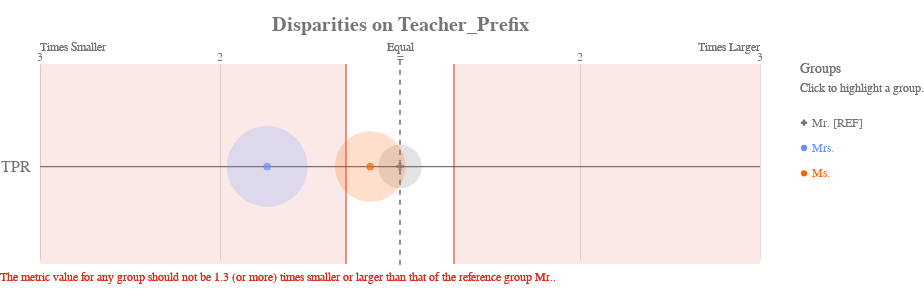

Notebook source saved alongside this figure:
### Markdown cell above
The `disparity` plot shows disparities for each group on the selected metric relative to the reference group:

### Code cell
ap.disparity(bdf, metrics, attribute, fairness_threshold = disparity_tolerance)

### Figure 1 — Vega-Lite specification as saved in the notebook (floating-point values rounded to 4 significant figures)
{"config": {"view": {"continuousWidth": 400, "continuousHeight": 300, "strokeWidth": 0}, "axisLeft": {"labelColor": "rgb(117,117,117)", "labelFont": "Arial", "labelFontSize": 16}, "title": {"align": "center", "baseline": "middle", "color": "rgb(117,117,117)", "font": "Arial", "fontSize": 20, "fontWeight": "bold"}}, "layer": [{"data": {"name": "data-1f2af75cfead9a3854ee453922b4eaab"}, "mark": {"type": "rule", "stroke": "rgb(117,117,117)", "strokeWidth": 1.25, "tooltip": ""}, "encoding": {"x": {"type": "quantitative", "field": "x", "scale": {"domain": [-2, 2], "range": [40.0, 760.0]}}, "x2": {"field": "x2"}, "y": {"type": "nominal", "axis": {"domain": false, "labelAngle": 0, "labelPadding": -30, "orient": "left", "ticks": false, "title": ""}, "field": "metric", "scale": {"domain": ["TPR"], "range": [30, 225.0]}}}}, {"data": {"name": "data-79dd248bdaa0ea02c535240e8ad022c8"}, "mark": {"type": "rule", "stroke": "rgb(117,117,117)", "strokeDash": [5, 5], "strokeWidth": 1}, "encoding": {"tooltip": {"value": "Mr. [REF]"}, "x": {"value": 400.0}, "y": {"value": 20.83}, "y2": {"value": 229.2}}}, {"data": {"name": "data-c233327f4cd9b4c2df31bf8015c83e4a"}, "mark": {"type": "text", "align": "center", "color": "rgb(117,117,117)", "font": "Arial", "fontSize": 12, "fontWeight": "normal", "tooltip": ""}, "encoding": {"text": {"type": "nominal", "field": "label"}, "x": {"type": "quantitative", "field": "value", "scale": {"domain": [-2, 2], "range": [40.0, 760.0]}}, "y": {"value": 17.5}}}, {"layer": [{"mark": {"type": "text", "align": "left", "fill": "rgb(117,117,117)", "font": "Arial", "fontSize": 12, "fontWeight": "normal", "tooltip": ""}, "encoding": {"text": {"value": "Times Smaller"}, "x": {"value": 40.0}, "y": {"value": 7.5}}}, {"mark": {"type": "text", "align": "right", "fill": "rgb(117,117,117)", "font": "Arial", "fontSize": 12, "fontWeight": "normal", "tooltip": ""}, "encoding": {"text": {"value": "Times Larger"}, "x": {"value": 760.0}, "y": {"value": 7.5}}}, {"mark": {"type": "text", "align": "center", "fill": "rgb(117,117,117)", "font": "Arial", "fontSize": 12, "fontWeight": "normal", "tooltip": ""}, "encoding": {"text": {"value": "Equal"}, "x": {"value": 400.0}, "y": {"value": 7.5}}}], "data": {"name": "data-79dd248bdaa0ea02c535240e8ad022c8"}}, {"layer": [{"mark": {"type": "rule", "opacity": 0.8, "stroke": "rgb(217, 46, 28)", "strokeWidth": 1.25, "tooltip": ""}, "encoding": {"x": {"type": "quantitative", "field": "min", "scale": {"domain": [-2, 2], "range": [40.0, 760.0]}}, "y": {"value": 25.0}, "y2": {"value": 225.0}}}, {"mark": {"type": "rule", "opacity": 0.8, "stroke": "rgb(217, 46, 28)", "strokeWidth": 1.25, "tooltip": ""}, "encoding": {"x": {"type": "quantitative", "field": "max", "scale": {"domain": [-2, 2], "range": [40.0, 760.0]}}, "y": {"value": 25.0}, "y2": {"value": 225.0}}}, {"layer": [{"mark": {"type": "rect", "fill": "rgb(217, 46, 28)", "opacity": 0.1, "tooltip": ""}, "encoding": {"x": {"type": "quantitative", "field": "min", "scale": {"domain": [-2, 2], "range": [40.0, 760.0]}}, "x2": {"field": "lower_end"}, "y": {"value": 25.0}, "y2": {"value": 225.0}}}, {"mark": {"type": "rect", "fill": "rgb(217, 46, 28)", "opacity": 0.1, "tooltip": ""}, "encoding": {"x": {"type": "quantitative", "field": "max", "scale": {"domain": [-2, 2], "range": [40.0, 760.0]}}, "x2": {"field": "upper_end"}, "y": {"value": 25.0}, "y2": {"value": 225.0}}}]}, {"data": {"name": "data-79dd248bdaa0ea02c535240e8ad022c8"}, "mark": {"type": "text", "align": "left", "baseline": "top", "fill": "rgb(217, 46, 28)", "font": "Arial", "fontSize": 12, "fontWeight": "normal", "tooltip": ""}, "encoding": {"text": {"value": "The metric value for any group should not be 1.3 (or more) times smaller or larger than that of the reference group Mr.."}, "x": {"value": 0}, "y": {"value": 233.3}}}], "data": {"name": "data-68125cfc4fc9557defd07e8d14c561c8"}}, {"layer": [{"mark": "circle"}, {"data": {"name": "data-8ec421479bfe5defd476a5f700e265ae"}, "mark": {"type": "circle", "opacity": 0.2}, "encoding": {"color": {"condition": {"type": "nominal", "field": "attribute_value", "legend": null, "scale": {"domain": ["Mr.", "Mrs.", "Ms."], "range": ["rgb(117,117,117)", "rgb(100, 143, 255)", "rgb(254, 97, 0)", "rgb(220, 38, 127)", "rgb(255, 176, 0)", "rgb(120, 94, 240)"]}, "selection": "selector001"}, "value": "rgb(224,224,224)"}, "size": {"type": "quantitative", "field": "group_size", "legend": null, "scale": {"domain": [0, 370.8], "range": [0, 7854.0]}}, "tooltip": [{"type": "nominal", "field": "attribute_value", "title": "Group"}, {"type": "nominal", "field": "tooltip_group_size", "title": "Group Size"}, {"type": "nominal", "field": "tooltip_disparity_explanation_tpr", "title": "Disparity"}, {"type": "quantitative", "field": "tpr", "format": ".2f", "title": "TPR"}], "x": {"type": "quantitative", "axis": {"domain": false, "labels": false, "ticks": false, "title": null, "values": [1, 2, -2, -1]}, "field": "tpr_disparity_scaled", "scale": {"domain": [-2, 2], "range": [40.0, 760.0]}}, "y": {"type": "nominal", "axis": {"domain": false, "grid": false, "labels": false, "ticks": false, "title": " "}, "field": "metric_variable", "scale": {"domain": ["TPR"], "range": [30, 225.0]}}}, "selection": {"selector003": {"type": "multi", "empty": "all", "fields": ["attribute_value"]}}, "transform": [{"calculate": "'TPR'", "as": "metric_variable"}]}, {"layer": [{"mark": "point"}, {"data": {"name": "data-8ec421479bfe5defd476a5f700e265ae"}, "mark": {"type": "point", "filled": true, "size": 60}, "encoding": {"color": {"condition": {"type": "nominal", "field": "attribute_value", "legend": null, "scale": {"domain": ["Mr.", "Mrs.", "Ms."], "range": ["rgb(117,117,117)", "rgb(100, 143, 255)", "rgb(254, 97, 0)", "rgb(220, 38, 127)", "rgb(255, 176, 0)", "rgb(120, 94, 240)"]}, "selection": "selector001"}, "value": "rgb(224,224,224)"}, "shape": {"type": "nominal", "field": "attribute_value", "legend": null, "scale": {"domain": ["Mr.", "Mrs.", "Ms."], "range": ["cross", "circle", "circle"]}}, "tooltip": [{"type": "nominal", "field": "attribute_value", "title": "Group"}, {"type": "nominal", "field": "tooltip_group_size", "title": "Group Size"}, {"type": "nominal", "field": "tooltip_disparity_explanation_tpr", "title": "Disparity"}, {"type": "quantitative", "field": "tpr", "format": ".2f", "title": "TPR"}], "x": {"type": "quantitative", "axis": {"domain": false, "labels": false, "ticks": false, "title": null, "values": [1, 2, -2, -1]}, "field": "tpr_disparity_scaled", "scale": {"domain": [-2, 2], "range": [40.0, 760.0]}}, "y": {"type": "nominal", "axis": {"domain": false, "grid": false, "labels": false, "ticks": false, "title": " "}, "field": "metric_variable", "scale": {"domain": ["TPR"], "range": [30, 225.0]}}}, "selection": {"selector002": {"type": "multi", "empty": "all", "fields": ["attribute_value"]}}, "transform": [{"calculate": "'TPR'", "as": "metric_variable"}]}]}]}, {"layer": [{"mark": {"type": "point", "filled": true, "opacity": 1, "size": 39.48}, "encoding": {"color": {"condition": {"type": "nominal", "field": "attribute_value", "legend": null, "scale": {"domain": ["Mr.", "Mrs.", "Ms."], "range": ["rgb(117,117,117)", "rgb(100, 143, 255)", "rgb(254, 97, 0)", "rgb(220, 38, 127)", "rgb(255, 176, 0)", "rgb(120, 94, 240)"]}, "selection": "selector001"}, "value": "rgb(224,224,224)"}, "shape": {"type": "nominal", "field": "attribute_value", "legend": null, "scale": {"domain": ["Mr.", "Mrs.", "Ms."], "range": ["cross", "circle", "circle"]}}, "x": {"value": 804}, "y": {"type": "nominal", "axis": {"domain": false, "grid": false, "labels": false, "ticks": false, "title": " "}, "field": "attribute_value", "scale": {"domain": ["Mr.", "Mrs.", "Ms."], "range": [71, 147]}}}, "selection": {"selector001": {"type": "multi", "empty": "all", "fields": ["attribute_value"]}}}, {"mark": {"type": "text", "align": "left", "baseline": "middle", "font": "Arial", "fontSize": 12, "fontWeight": "normal"}, "encoding": {"color": {"condition": {"type": "nominal", "field": "attribute_value", "legend": null, "scale": {"domain": ["Mr.", "Mrs.", "Ms."], "range": ["rgb(117,117,117)", "rgb(100, 143, 255)", "rgb(254, 97, 0)", "rgb(220, 38, 127)", "rgb(255, 176, 0)", "rgb(120, 94, 240)"]}, "selection": "selector001"}, "value": "rgb(224,224,224)"}, "text": {"type": "nominal", "field": "label"}, "x": {"value": 812}, "y": {"type": "nominal", "axis": {"domain": false, "grid": false, "labels": false, "ticks": false, "title": " "}, "field": "attribute_value", "scale": {"domain": ["Mr.", "Mrs.", "Ms."], "range": [71, 147]}}}, "selection": {"selector004": {"type": "multi", "empty": "all", "fields": ["attribute_value"]}}}, {"data": {"name": "data-79dd248bdaa0ea02c535240e8ad022c8"}, "mark": {"type": "text", "align": "left", "baseline": "middle", "color": "rgb(117,117,117)", "font": "Arial", "fontSize": 12, "fontWeight": "normal"}, "encoding": {"text": {"value": "Click to highlight a group."}, "x": {"value": 800}, "y": {"value": 49}}}, {"data": {"name": "data-79dd248bdaa0ea02c535240e8ad022c8"}, "mark": {"type": "text", "align": "left", "baseline": "middle", "color": "rgb(117,117,117)", "font": "Arial", "fontSize": 14, "fontWeight": "normal"}, "encoding": {"text": {"value": "Groups"}, "x": {"value": 800}, "y": {"value": 30}}}], "data": {"name": "data-7b911a8c604a3d42061675505ae8fce4"}}], "height": 250, "padding": {"top": 15, "bottom": 10}, "resolve": {"scale": {"size": "independent", "y": "independent"}}, "title": "Disparities on Teacher_Prefix", "width": 800, "$schema": "https://vega.github.io/schema/vega-lite/v4.8.1.json", "datasets": {"data-1f2af75cfead9a3854ee453922b4eaab": [{"metric": "TPR", "x": -2, "x2": 2}], "data-79dd248bdaa0ea02c535240e8ad022c8": [{"a": 1, "b": 0}, {"a": 1, "b": 0}], "data-c233327f4cd9b4c2df31bf8015c83e4a": [{"value": 1, "label": 2}, {"value": 2, "label": 3}, {"value": -2, "label": 3}, {"value": -1, "label": 2}, {"value": 0, "label": "="}], "data-68125cfc4fc9557defd07e8d14c561c8": [{"min": -0.3, "max": 0.3, "lower_end": -2, "upper_end": 2}], "data-8ec421479bfe5defd476a5f700e265ae": [{"attribute_name": "teacher_prefix", "attribute_value": "Mr.", "group_size": 90, "total_entities": 635, "tpr": 0.1471, "tpr_disparity": 1.0, "tpr_disparity_scaled": 0.0, "tooltip_group_size": "90 (14.17%)", "tooltip_disparity_explanation_tpr": "Reference group"}, {"attribute_name": "teacher_prefix", "attribute_value": "Mrs.", "group_size": 309, "total_entities": 635, "tpr": 0.08462, "tpr_disparity": 0.5754, "tpr_disparity_scaled": -0.738, "tooltip_group_size": "309 (48.66%)", "tooltip_disparity_explanation_tpr": "1.74 times smaller TPR than the reference group"}, {"attribute_name": "teacher_prefix", "attribute_value": "Ms.", "group_size": 236, "total_entities": 635, "tpr": 0.1262, "tpr_disparity": 0.8583, "tpr_disparity_scaled": -0.1652, "tooltip_group_size": "236 (37.17%)", "tooltip_disparity_explanation_tpr": "1.17 times smaller TPR than the reference group"}], "data-7b911a8c604a3d42061675505ae8fce4": [{"attribute_value": "Mr.", "label": "Mr. [REF]"}, {"attribute_value": "Mrs.", "label": "Mrs."}, {"attribute_value": "Ms.", "label": "Ms."}]}}
